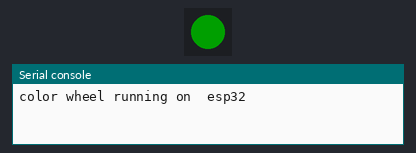
Simulated run of this program. Board: ESP32 board running MicroPython. Parts: 1 RGB LEDs in strip order, left to right, the last lines printed to the serial console. Dim RGB values are drawn brighter than linear.

Above: at 0.05 s.
At 2.86 s:
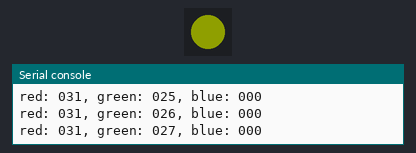
At 5.78 s:
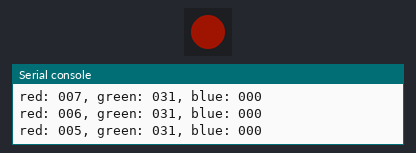
At 11.62 s:
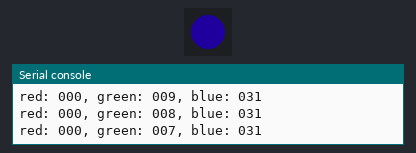
Timing chart, 0 to 11.9 s (numbered marks = the images above):
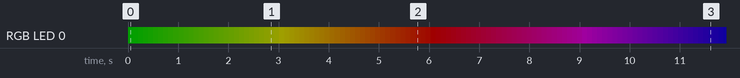

Measured:
- by itself, RGB LED 0: off → RGB(0, 31, 0) at 0.00 s, → RGB(1, 31, 0) 0.10 s later, → RGB(2, 31, 0) 0.10 s later, → RGB(3, 31, 0) 0.10 s later, … (399 changes in this stretch)
- by itself, everything shown: repeats every 18.1 s, in 180 steps

The program:

colorWheel.py
```python
# (licence header left out)
import sys
from utime import sleep_ms
from machine import Pin
from neopixel import NeoPixel
try:
    from hw_esp32s3_mini_pro import NEOPIXEL, NEOPIXEL_PWR, NO_OF_NEOPIXELS, INTENSITY
except:
    print("Please make sure hw_esp32s3_mini_pro.py has been uploaded to /lib")
    sys.exit()

# We set the max LED intensity to 31 in order not to blind our eyes
MAX_INTENSITY = INTENSITY

# these are the color components (used only for printing)
RED = 1
GREEN = 0
BLUE = 2

dark = (0,0,0)

# clears all the LEDs
# this is used to switch off all the LEDs when we terminate the program with ^C
def clear():
    # clear all the LEDs
    for i in range(NO_OF_NEOPIXELS):
        neopixel[i]=dark
        neopixel.write()

# switch neopixel power on
neopixel_pwr = Pin(NEOPIXEL_PWR,Pin.OUT)
neopixel_pwr.on()

# init the NeoPixel driver
neopixel = NeoPixel(Pin(NEOPIXEL),NO_OF_NEOPIXELS)

# if you observe the color wheel very attentively then you see that there is only one color component that
# is changing as we go around the ring.
# 0°..60°:     red is constantly at max, blue is constantly zero and green increases
# 60°.. 120°:  green is constantly at max, blue is zero and red decreases
# similar for all the 6 sectors
# We must therefore check in which sector the angular position is falling, then we can easily calculate
# the color components depending on the angular position around the ring

def colors(pos):
    if pos<60:
        red=MAX_INTENSITY
        green=int(MAX_INTENSITY*pos/60)
        blue=0
    elif pos >=60 and pos < 120:
        red=MAX_INTENSITY-int(MAX_INTENSITY*(pos-60)/60)
        green = MAX_INTENSITY
        blue = 0
    elif pos >=120 and pos < 180:
        red = 0
        blue = int(MAX_INTENSITY*(pos-120)/60)
        green = MAX_INTENSITY
    elif pos >= 180 and pos < 240:
        red = 0
        green = MAX_INTENSITY-int(MAX_INTENSITY*(pos-180)/60)
        blue = MAX_INTENSITY
    elif pos >= 240 and pos < 300:
        red = int(MAX_INTENSITY*(pos-240)/60)
        green = 0
        blue = MAX_INTENSITY
    else:
        red = MAX_INTENSITY
        green = 0
        blue = MAX_INTENSITY - int(MAX_INTENSITY*(pos-300)/60)

    return (green,red,blue)


def show(color):
    for i in range(NO_OF_NEOPIXELS):
        neopixel[i] = color
    neopixel.write()
    sleep_ms(100)

def print_colors(color):
    print("red: {:03d}, green: {:03d}, blue: {:03d}".format(color[RED],color[GREEN],color[BLUE]))

print("color wheel running on ",sys.platform)

printFlag = True
# We go around the 360° of the color wheel in clockwise direction. This means, we start with red the go to
# yellow, green, cyan, blue ...
# We print the color components for verification only the first time we go around the wheel.

# the try - except clause is used to clear the LEDs when we stop the program with ^C
# we did not discuss this during the lectures
try:
    while True:
        # we go in steps of 2 degrees to speed up the wheel a little
        for pos in range(0,360,2):
            show(colors(pos))
            if printFlag:
                print_colors(colors(pos))
        printFlag = False

except KeyboardInterrupt:
    clear()
    neopixel_pwr.off()
```

hw_esp32s3_mini_pro.py
```python
# (licence header left out)
from micropython import const

# neopixel
NEOPIXEL          = const(8)
NEOPIXEL_PWR      = const(7)
NO_OF_NEOPIXELS   = const(1)
INTENSITY         = const(0x1f)
GRB               = True

# infrared LED
IR                = const(9)

# user switches
USER_SWITCH_0     = const(0)
USER_SWITCH_47    = const(47)
USER_SWITCH_48    = const(48)

# I2C
SCL               = const(11)
SDA               = const(12)

# SPI
SPI_MOSI          = const(38)
SPI_MISO          = const(39)
SPI_CLK           = const(40)

# TFT
TFT_BL            = const(33)
TFT_DC            = const(36)
TFT_CS            = const(35)
TFT_RST           = const(34)

# microphone
MIC_WS            = const(26)
MIC_SCK           = const(22)
MIC_SD            = const(21)

MATRIX            = const(16)
NO_OF_MATRIX_LEDS = const(64)
```
